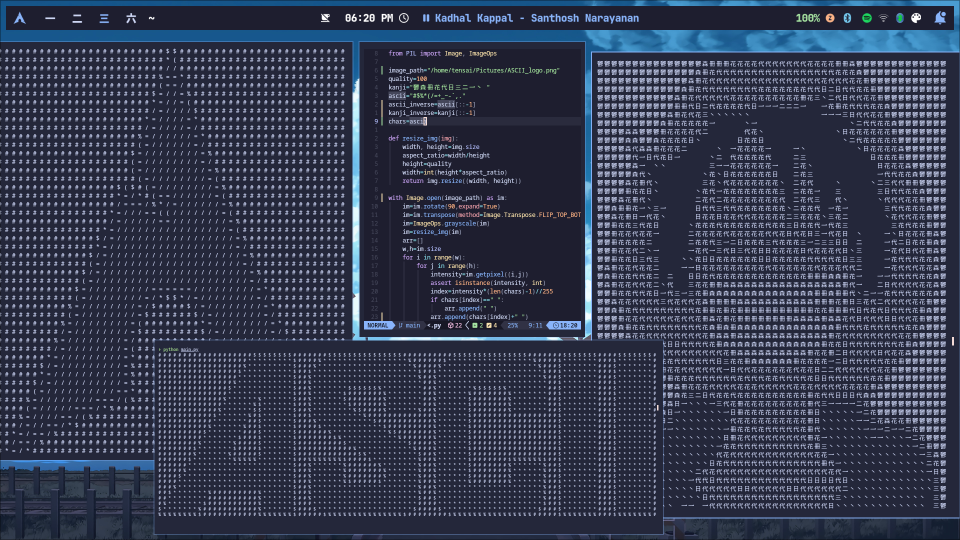
#> input picture images/ascii_ss.png, 1920 x 1080 px (shown at 1/2 size)
$ python main.py images/ascii_ss.png 5
#> lines starting #> are read from the running program, lines starting #| are printed output that depends on the picture
from PIL import Image, ImageOps
import sys
import colors

colored=False

def resize_img(img,quality):
    width, height=img.size
    aspect_ratio=width/height
    height=quality
    width=int(height*aspect_ratio)
    return img.resize((width, height))

def to_ascii(image_path, quality=50, chars="鬱森冊花代日三二一丶"[::-1]):
#> called with image_path = 'images/ascii_ss.png', quality = 5, chars = ' っういのこしは山光雨希夢'
    with Image.open(image_path) as im:
#> im is the input picture: PIL image 1920x1080 RGB; mean R, G, B 52.4, 59.2, 80.6
        im=im.rotate(90,expand=True)
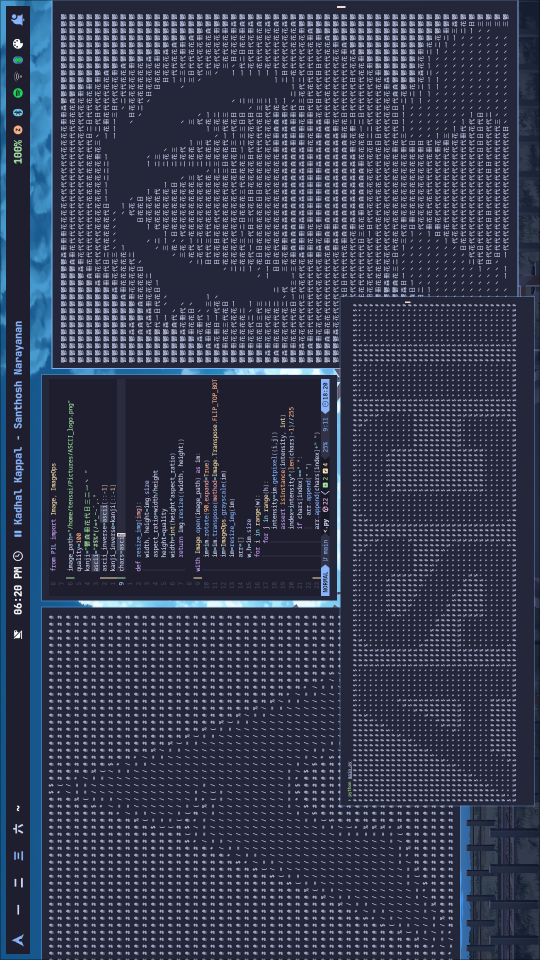
#> im: PIL image 1080x1920 RGB (shown at 1/2 size); mean R, G, B 52.4, 59.2, 80.6
        im=im.transpose(method=Image.Transpose.FLIP_TOP_BOTTOM)
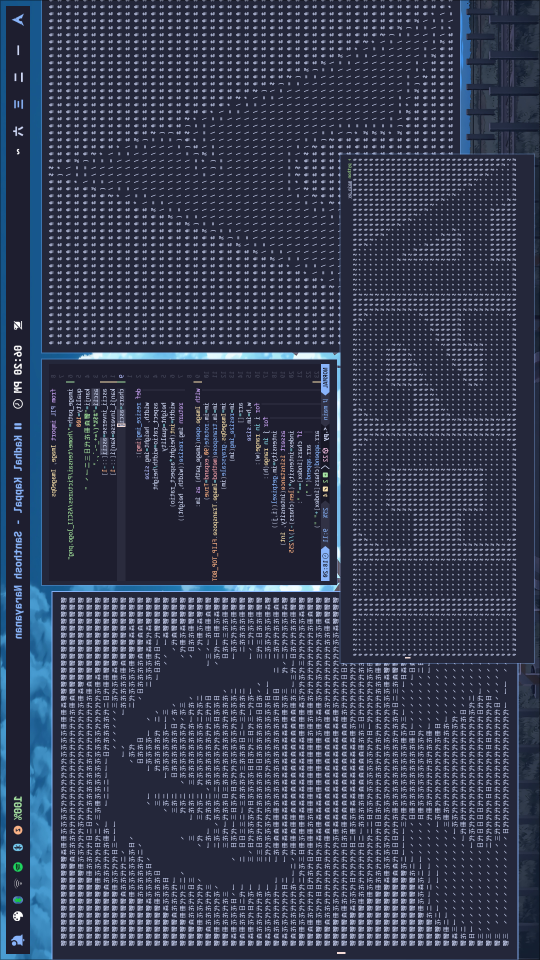
#> im: PIL image 1080x1920 RGB (shown at 1/2 size); mean R, G, B 52.4, 59.2, 80.6
        im=resize_img(im,quality)
        color_img=im.copy()
        im=ImageOps.grayscale(im)
        arr=[]
        w,h=im.size
#> w = 2; h = 5
        for i in range(w):
            for j in range(h):
                intensity=im.getpixel((i,j))
                assert isinstance(intensity, int)
                index=intensity*(len(chars)-1)//255
                if not colored:
                    color=colors.colors[min(index//(len(colors.colors)-2),len(colors.colors)-2)]
                else:
                    color = colors.rgb_to_ansi(color_img.getpixel((i,j)))
                if chars[index]==" ":
                    arr.append(" ")
                arr.append(color+chars[index])
            arr.append(colors.end+"\n")
#> after the loop, arr = 12 items
        image="".join(arr)
    # print(image)
    return image

kanji="夢希雨光山はしこのいうっ "
if __name__=="__main__":
    image_path=sys.argv[1]
    quality=int(sys.argv[2]) or 100
    chars=kanji[::-1]
    img=to_ascii(image_path, quality, chars)
    print(img)
#| [0;30mう[0;30mう[0;30mう[0;30mい[0;30mい[0m
#| [0;30mう[0;30mう[0;30mう[0;30mう[0;30mい[0m
